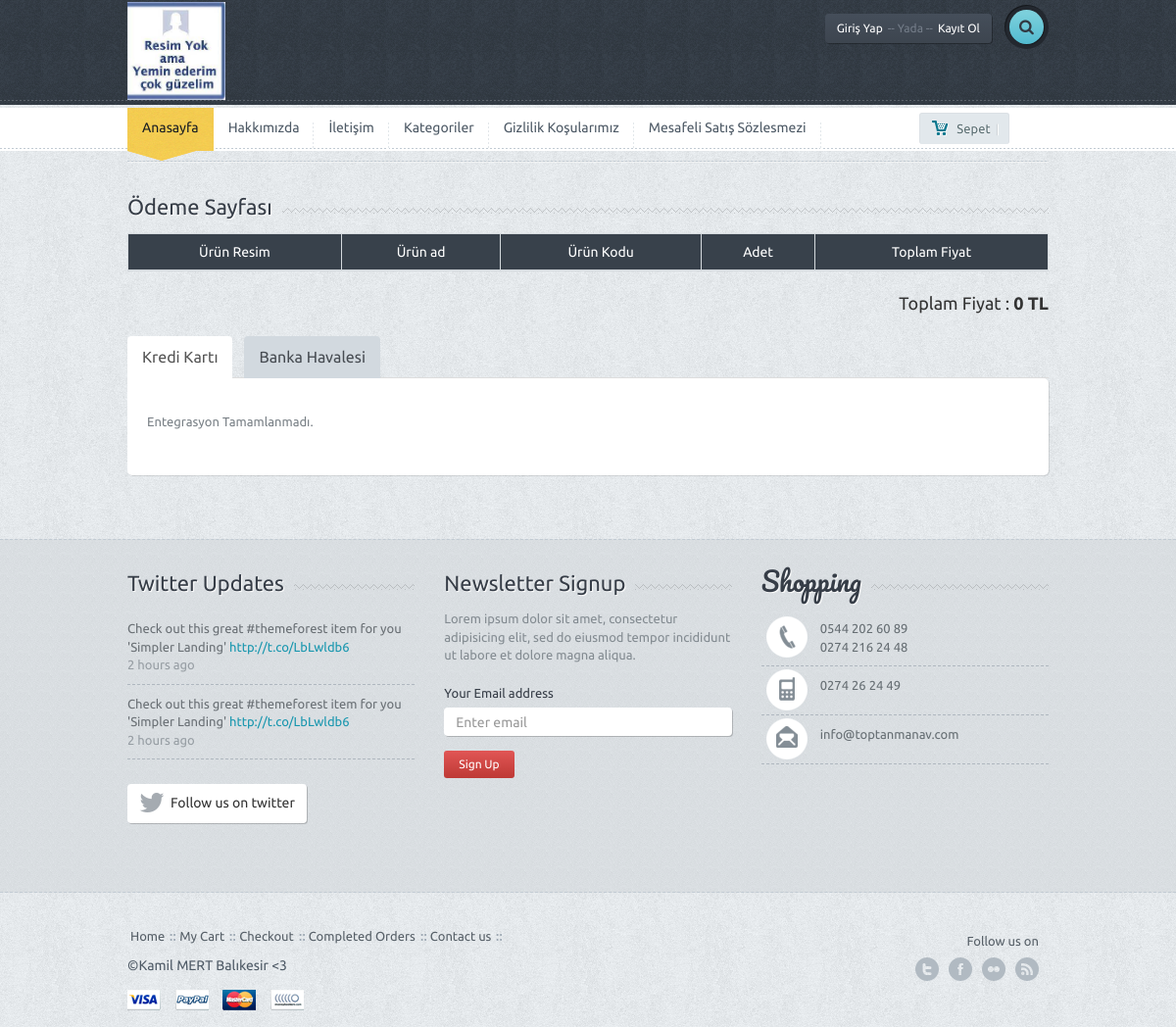
The page /odeme.php on the database its author committed.
### tables this page shows
CREATE TABLE `ayar` (
  `ayar_id` int(11) NOT NULL,
  `ayar_logo` varchar(255) NOT NULL,
  `ayar_url` varchar(50) NOT NULL,
  `ayar_title` varchar(255) NOT NULL,
  `ayar_description` varchar(255) NOT NULL,
  `ayar_keywords` varchar(50) NOT NULL,
  `ayar_author` varchar(50) NOT NULL,
  `ayar_tel` varchar(50) NOT NULL,
  `ayar_gsm` varchar(50) NOT NULL,
  `ayar_faks` varchar(50) NOT NULL,
  `ayar_mail` varchar(50) NOT NULL,
  `ayar_ilce` varchar(50) NOT NULL,
  `ayar_il` varchar(50) NOT NULL,
  `ayar_adres` varchar(250) NOT NULL,
  `ayar_mesai` varchar(250) NOT NULL,
  `ayar_maps` varchar(250) NOT NULL,
  `ayar_analystic` varchar(50) NOT NULL,
  `ayar_zopim` varchar(250) NOT NULL,
  `ayar_facebook` varchar(50) NOT NULL,
  `ayar_twitter` varchar(50) NOT NULL,
  `ayar_google` varchar(50) NOT NULL,
  `ayar_youtube` varchar(50) NOT NULL,
  `ayar_smtphost` varchar(50) NOT NULL,
  `ayar_smtppasword` varchar(50) NOT NULL,
  `ayar_smtpport` varchar(50) NOT NULL,
  `ayar_bakim` enum('0','1') NOT NULL DEFAULT '1'
);

CREATE TABLE `menu` (
  `menu_id` int(11) NOT NULL,
  `menu_ust` varchar(50) NOT NULL,
  `menu_ad` varchar(100) NOT NULL,
  `menu_detay` text NOT NULL,
  `menu_url` varchar(250) NOT NULL,
  `menu_sira` int(2) NOT NULL,
  `menu_durum` enum('0','1') NOT NULL,
  `menu_seourl` varchar(250) NOT NULL
);

### nedmin/production/fonksiyon.php (called while the page is built, shortened)
<?php
function seo($text)
{
    $find = array('Ç', 'Ş', 'Ğ', 'Ü', 'İ', 'Ö', 'ç', 'ş', 'ğ', 'ü', 'ö', 'ı', '+', '#', '.');
    $replace = array('c', 's', 'g', 'u', 'i', 'o', 'c', 's', 'g', 'u', 'o', 'i', 'plus', 'sharp', '-');
    $text = strtolower(str_replace($find, $replace, $text));
    $text = preg_replace("@[^A-Za-z0-9\-_\.\+]@i", ' ', $text);
    $text = trim(preg_replace('/\s+/', ' ', $text));
    $text = str_replace(' ', '-', $text);
    return $text;
}
?>

### odeme.php (the view, shortened to what this page needs)
<?php include 'header.php' ?>
<div class="container">
	<div class="lines"></div>
</div>
<div class="container">
	<div class="row">
		<div class="col-md-12">
		</div>
	</div>
	<div class="title-bg">
		<div class="title">Ödeme Sayfası</div>
	</div>
	<div class="table-responsive">
		<table class="table table-bordered chart">
			<thead>
				<tr>
					<th>Ürün Resim</th>
					<th>Ürün ad</th>
					<th>Ürün Kodu</th>
					<th>Adet</th>
					<th>Toplam Fiyat</th>
				</tr>
			</thead>
				</table>
			</div>
			<div class="row">
				<div class="col-md-6">
				</div>
				<div class="col-md-3 col-md-offset-3">
					<div class="subtotal-wrap">
					<div class="total">Toplam Fiyat : <span class="bigprice"><?php echo $toplam_fiyat ?> TL</span></div>
				</div>
				<div class="clearfix"></div>
			</div>
		</div>
		<div class="tab-review">
			<ul id="myTab" class="nav nav-tabs shop-tab">
				<li class="active"><a href="#desc" data-toggle="tab">Kredi Kartı</a></li>
				<li><a href="#rev" data-toggle="tab">Banka Havalesi </a></li>
			</ul>
			<div id="myTabContent" class="tab-content shop-tab-ct">
				<div class="tab-pane fade active in" id="desc">
					<p>
						Entegrasyon Tamamlanmadı.
					</p>
				</div>
		</div>
	</div>
	<div class="spacer"></div>
</div>
<?php include 'footer.php' ?>

### header.php (shortened to what this page needs)
<?php
include 'nedmin/netting/baglan.php';
include 'nedmin/production/fonksiyon.php';
if(!isset($_SESSION['userkullanici_mail'])){
	$mail=isset($_SESSION['userkullanici_mail']);
}
else{
	$mail=($_SESSION['userkullanici_mail']);
}
$kullanicisor=$db->prepare("SELECT * FROM kullanici where kullanici_mail=:mail");
$kullanicisor->execute(array(
	'mail' => ($mail)
));
$kullanicicek=$kullanicisor->fetch(PDO::FETCH_ASSOC);
$ayarsor=$db->prepare("SELECT * FROM ayar where ayar_id=:id");
$ayarsor->execute(array(
	'id' => 0
));
$ayarcek=$ayarsor->fetch(PDO::FETCH_ASSOC);
?>
<!DOCTYPE html>
<html lang="en">
<head>
	<link href='font-awesome\css\font-awesome.css' rel="stylesheet" type="text/css">
	<link href="bootstrap\css\bootstrap.min.css" rel="stylesheet">
	<link rel="stylesheet" href="style.css">
	<link rel="stylesheet" href="css\owl.carousel.css">
	<link rel="stylesheet" href="css\owl.transitions.css">
</head>
<body>
	<div id="wrapper">
		<div class="header">
			<div class="container">
				<div class="row">
					<div class="col-xs-6 col-md-4 main-logo">
						<a href="index.php"><img width="100" src="<?php echo $ayarcek['ayar_logo'];?>" alt="logo" class="logo img-responsive"></a>
					</div>
					<div class="col-md-8">
						<div class="pushright">
							<div class="top">
								<?php if (!isset($_SESSION['userkullanici_mail'])) { ?>
									<a href="#" id="reg" class="btn btn-default btn-dark">Giriş Yap<span>-- Yada --</span>Kayıt Ol</a>
								<?php }else{ ?>
									<a href="#" class="btn btn-default btn-dark">Hoşgeldin<span>----</span><?php echo $kullanicicek['kullanici_adsoyad']; ?></a> <?php } ?>
									<div class="srch-wrap">
										<a href="#" id="srch" class="btn btn-default btn-search"><i class="fa fa-search"></i></a>
									</div>
								</div>
							</div>
						</div>
					</div>
				</div>
				<div class="dashed"></div>
			</div>
			<div class="main-nav">
				<div class="navbar navbar-default navbar-static-top">
					<div class="container">
						<div class="row">
							<div class="col-md-10">
								<div class="navbar-collapse collapse">
									<ul class="nav navbar-nav">
										<li><a href="index.php" class="active">Anasayfa</a><div class="curve"></div></li>
										<?php
										$menusor=$db->prepare("SELECT * FROM menu WHERE menu_durum=:durum ORDER BY menu_sira ASC limit 5");
										$menusor->execute(array(
											'durum' => 1
										));
										while($menucek=$menusor->fetch(PDO::FETCH_ASSOC)){
											?>
											<li><a href="<?php
											if(!empty($menucek['menu_url'])){
												echo $menucek['menu_url'];
											}
											else{
												echo "sayfa-".seo($menucek['menu_ad']);
											}
										?>"><?php echo $menucek['menu_ad'];?></a></li>
									<?php } ?>
								</ul>
							</div>
						</div>
						<div class="col-md-2 machart">
							<button id="popcart" class="btn btn-default btn-chart btn-sm "><span class="mychart">Sepet</span>|</button>
										<?php
										$toplam_fiyat = 0;
											?>
						</div>
					</div>
				</div>
	</div>

### footer.php (shortened to what this page needs)
<div class="f-widget">
		<div class="container">
			<div class="row">
				<div class="col-md-4">
					<div class="title-widget-bg">
						<div class="title-widget">Twitter Updates</div>
					</div>
					<ul class="tweets">
						<li>Check out this great #themeforest item for you
						'Simpler Landing' <a href="#">http://t.co/LbLwldb6 </a>
						<span>2 hours ago</span></li>
						<li class="lastone">Check out this great #themeforest item for you
						'Simpler Landing' <a href="#">http://t.co/LbLwldb6 </a>
						<span>2 hours ago</span></li>
					</ul>
					<a href="#" class="btn btn-default btn-follow"><i class="fa fa-twitter fa-2x"></i><div>Follow us on twitter</div></a>
				</div>
				<div class="col-md-4">
					<div class="title-widget-bg">
						<div class="title-widget">Newsletter Signup</div>
					</div>
					<div class="newsletter">
						<p>
							Lorem ipsum dolor sit amet, consectetur adipisicing elit, sed do eiusmod tempor incididunt ut labore et dolore magna aliqua.
						</p>
						<form role="form">
							<div class="form-group">
								<label>Your Email address</label>
								<input type="email" class="form-control newstler-input" id="exampleInputEmail1" placeholder="Enter email">
								<button class="btn btn-default btn-red btn-sm">Sign Up</button>
							</div>
						</form>
					</div>
				</div>
				<div class="col-md-4">
					<div class="title-widget-bg">
						<div class="title-widget-cursive">Shopping</div>
					</div>
					<ul class="contact-widget">
						<li class="fphone"><?php echo $ayarcek['ayar_tel']  ?><br> <?php echo $ayarcek['ayar_gsm']  ?></li>
						<li class="fmobile"><?php echo $ayarcek['ayar_faks']  ?></li>
						<li class="fmail lastone"><?php echo $ayarcek['ayar_mail']  ?></li>
					</ul>
				</div>
			</div>
			<div class="spacer"></div>
		</div>
	</div>
	<div class="footer">
		<div class="container">
			<div class="row">
				<div class="col-md-9">
					<ul class="footermenu">
						<li><a href="index-1.htm">Home</a></li>
						<li><a href="cart.htm">My Cart</a></li>
						<li><a href="checkout.htm">Checkout</a></li>
						<li><a href="order.htm">Completed Orders</a></li>
						<li><a href="contact.htm">Contact us</a></li>
					</ul>
					<div class="f-credit">&copy;<?php echo $ayarcek['ayar_author']  ?></div>
					<a href=""><div class="payment visa"></div></a>
					<a href=""><div class="payment paypal"></div></a>
					<a href=""><div class="payment mc"></div></a>
					<a href=""><div class="payment nh"></div></a>
				</div>
				<div class="col-md-3">
					<div class="followon">Follow us on</div>
					<div class="fsoc">
						<a href="http://<?php echo $ayarcek['ayar_twitter']  ?>" class="ftwitter">twitter</a>
						<a href="http://<?php echo $ayarcek['ayar_facebook']  ?>" class="ffacebook">facebook</a>
						<a href="http://<?php echo $ayarcek['ayar_youtube']  ?>" class="fflickr">flickr</a>
						<a href="http://<?php echo $ayarcek['ayar_google']  ?>" class="ffeed">feed</a>
					</div>
					<div class="clearfix"></div>
				</div>
			</div>
		</div>
	</div>
	</div>
  </body>
</html>

### rows shown on the page
ayar: ayar_logo (picture), ayar_tel "0544 202 60 89", ayar_gsm "0274 216 24 48", ayar_faks "0274 26 24 49", ayar_mail "info@toptanmanav.com", ayar_author "Kamil MERT Balıkesir <3"
menu: menu_ad "Hakkımızda"
menu: menu_ad "İletişim"
menu: menu_ad "Kategoriler"
menu: menu_ad "Gizlilik Koşularımız"
menu: menu_ad "Mesafeli Satış Sözlesmezi"

### other values the page prints
$toplam_fiyat "0"
